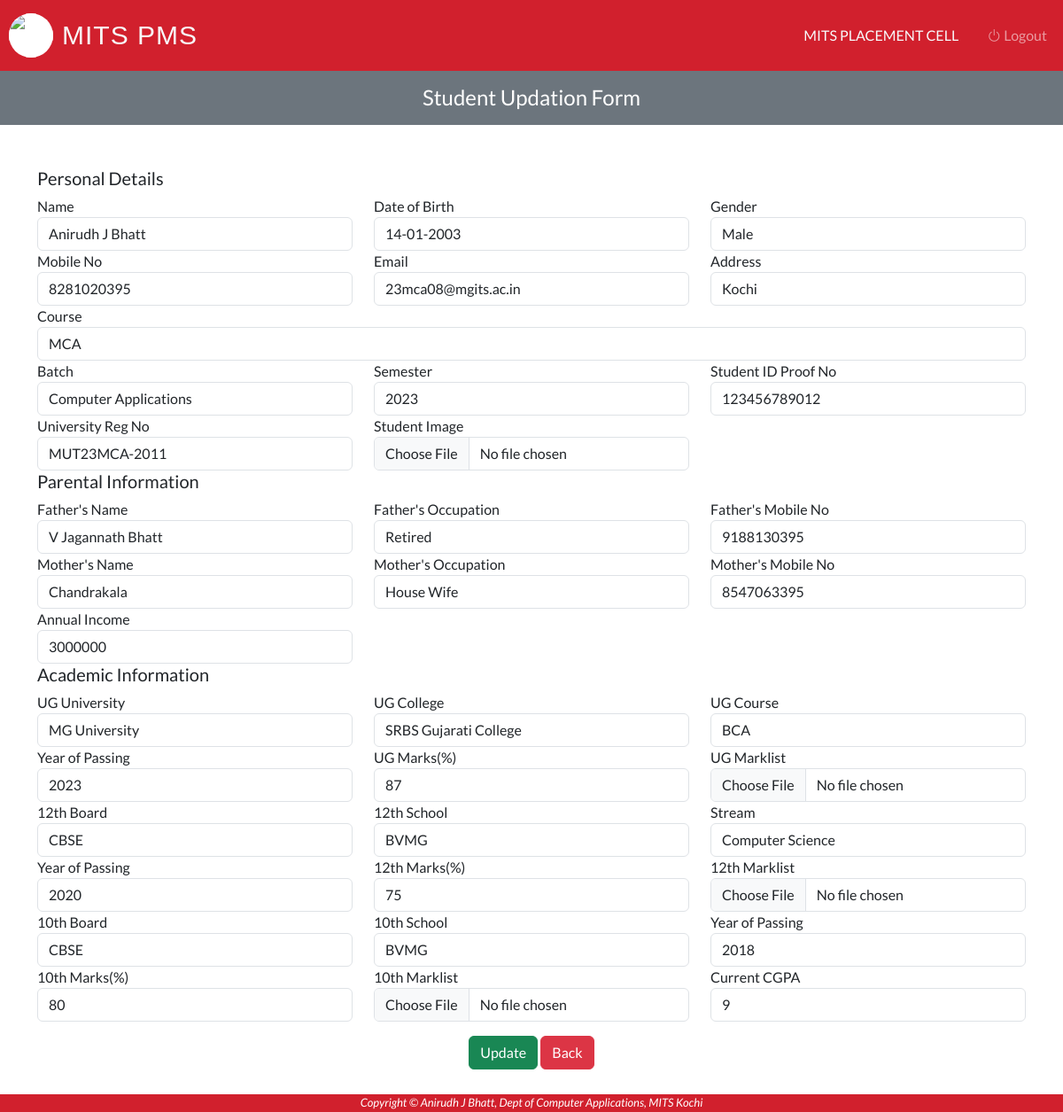
The page /Admin/update-student.php?Stud_ID=23MCA08 (signed in) on the database its author committed.
### tables this page shows
CREATE TABLE `student` (
  `Stud_ID` varchar(50) NOT NULL,
  `Stud_Name` varchar(50) NOT NULL,
  `Stud_DOB` varchar(20) NOT NULL,
  `Stud_Gender` varchar(10) NOT NULL,
  `Stud_Mob` varchar(15) NOT NULL,
  `Stud_Email` varchar(50) NOT NULL,
  `Stud_Address` varchar(250) NOT NULL,
  `Stud_Course` varchar(50) NOT NULL,
  `Stud_Batch` varchar(25) NOT NULL,
  `Stud_ID_No` varchar(15) NOT NULL,
  `Stud_Reg_No` varchar(50) NOT NULL,
  `Stud_Father_Name` varchar(50) NOT NULL,
  `Stud_Father_Occ` varchar(50) NOT NULL,
  `Stud_Father_No` varchar(11) NOT NULL,
  `Stud_Mother_Name` varchar(50) NOT NULL,
  `Stud_Mother_Occ` varchar(50) NOT NULL,
  `Stud_Mother_No` varchar(11) NOT NULL,
  `Annual_Income` int(11) NOT NULL,
  `UG_Univ` varchar(50) NOT NULL,
  `UG_College` varchar(50) NOT NULL,
  `UG_Course` varchar(50) NOT NULL,
  `YOP_UG` int(5) NOT NULL,
  `Marks_UG` double DEFAULT NULL,
  `Board_12th` varchar(25) NOT NULL,
  `School_12th` varchar(50) NOT NULL,
  `Stream_12th` varchar(50) NOT NULL,
  `YOP_12th` int(5) NOT NULL,
  `Marks_12th` double DEFAULT NULL,
  `Board_10th` varchar(25) NOT NULL,
  `School_10th` varchar(50) NOT NULL,
  `YOP_10th` int(5) NOT NULL,
  `Marks_10th` double DEFAULT NULL,
  `CGPA` double DEFAULT NULL,
  `Stud_Backlogs` int(50) NOT NULL,
  `Stud_Image` longblob NOT NULL,
  `Mark_List_10th` longblob NOT NULL,
  `Mark_List_12th` longblob NOT NULL,
  `Mark_List_UG` longblob NOT NULL,
  `Stud_Year` varchar(10) NOT NULL,
  `Stud_Placement` int(5) NOT NULL,
  `Stud_Package` int(10) NOT NULL
);

### Admin/update-student.php (the view, shortened to what this page needs)
<?php
	require_once "../connection/connection.php";
?>
<!DOCTYPE html>
<html lang="en">
<head>
</head>
<?php
    $Stud_ID = $_REQUEST['Stud_ID'];
    $query = "SELECT * FROM `student` WHERE `Stud_ID` = '$Stud_ID'";
    $run = mysqli_query($con, $query);
    $row = mysqli_fetch_array($run);
?>
<body>
    <?php include('../Common/header.php') ?>
    <div class="col-xl-12 col-lg-12 col-md-12 w-100">
		<div class="bg-secondary text-center">
			<div class="table-one flex-wrap flex-md-no-wrap pt-3 pb-2 mb-3 text-white admin-dashboard pl-3">
				<h4>Student Updation Form</h4>
			</div>
		</div>
	</div>
    <div class="container mt-5 mb-5">
        <form id="studregform" method="POST" enctype="multipart/form-data" onsubmit="return validateForm()">
            <h5>Personal Details</h5>
            <div class="row">
                <div class="col">
                    <label>Name</label>
                    <input type="text" class="form-control" value= "<?php echo $row['Stud_Name']; ?>" name="Stud_Name">
                </div>
                <div class="col">
                    <label>Date of Birth</label>
                    <input type="text" class="form-control" value = "<?php echo $row['Stud_DOB'] ?>" name="Stud_DOB">
                </div>
                <div class="col">
                    <label>Gender</label>
                    <input type="text" class="form-control" value = "<?php echo $row['Stud_Gender'] ?>" name="Stud_Gender">
                </div>
            </div>
            <div class="row">
                <div class="col">
                    <label>Mobile No</label>
                    <input type="text" class="form-control" value= "<?php echo $row['Stud_Mob']; ?>" name="Stud_Mob">
                </div>
                <div class="col">
                    <label>Email</label>
                    <input type="email" class="form-control" value= "<?php echo $row['Stud_Email']; ?>" name="Stud_Email">
                </div>
                <div class="col">
                    <label>Address</label>
                    <input type="text" class="form-control" value= "<?php echo $row['Stud_Address']; ?>" name="Stud_Address">
                </div>
            </div>
            <div class="row">
                <div class="col">
                    <label>Course</label>
                    <input type="text" class="form-control" value= "<?php echo $row['Stud_Course']; ?>" name="Stud_Course">
                </div>
            </div>
            <div class="row">
                <div class="col">
                    <label>Batch</label>
                    <input type="text" class="form-control" value= "<?php echo $row['Stud_Batch']; ?>" name="Stud_Batch">
                </div>
                <div class="col">
                    <label>Semester</label>
                    <input type="text" class="form-control" value= "<?php echo $row['Stud_Year']; ?>" name="Stud_Year">
                </div>
                <div class="col">
                    <label>Student ID Proof No</label>
                    <input type="text" class="form-control" value= "<?php echo $row['Stud_ID_No']; ?>" name="Stud_ID_No">
                </div>
            </div>
            <div class="row">
                <div class="col-sm-4">
                    <label>University Reg No</label>
                    <input type="text" class="form-control" value= "<?php echo $row['Stud_Reg_No']; ?>" name="Stud_Reg_No">
                </div>
                <div class="col-sm-4">
                    <label>Student Image</label>
                    <input type="file" class="form-control" name="Stud_Image">
                </div>
            </div>
            <h5>Parental Information</h5>
            <div class="row">
                <div class="col">
                    <label>Father's Name</label>
                    <input type="text" class="form-control" value= "<?php echo $row['Stud_Father_Name']; ?>" name="Stud_Father_Name">
                </div>
                <div class="col">
                    <label>Father's Occupation</label>
                    <input type="text" class="form-control" value= "<?php echo $row['Stud_Father_Occ']; ?>" name="Stud_Father_Occ">
                </div>
                <div class="col">
                    <label>Father's Mobile No</label>
                    <input type="text" class="form-control" value= "<?php echo $row['Stud_Father_No']; ?>" name="Stud_Father_No">
                </div>
            </div>
            <div class="row">
                <div class="col">
                    <label>Mother's Name</label>
                    <input type="text" class="form-control" value= "<?php echo $row['Stud_Mother_Name']; ?>" name="Stud_Mother_Name">
                </div>
                <div class="col">
                    <label>Mother's Occupation</label>
                    <input type="text" class="form-control" value= "<?php echo $row['Stud_Mother_Occ']; ?>" name="Stud_Mother_Occ">
                </div>
                <div class="col">
                    <label>Mother's Mobile No</label>
                    <input type="text" class="form-control" value= "<?php echo $row['Stud_Mother_No']; ?>" name="Stud_Mother_No">
                </div>
            </div>
            <div class="row">
                <div class="col-sm-4">
                    <label>Annual Income</label>
                    <input type="text" class="form-control" value= "<?php echo $row['Annual_Income']; ?>" name="Annual_Income">
                </div>
            </div>
            <h5>Academic Information</h5>
            <div id="UG">
                <div class="row">
                    <div class="col">
                        <label>UG University</label>
                        <input type="text" class="form-control" value= "<?php echo $row['UG_Univ']; ?>" name="UG_Univ">
                    </div>
                    <div class="col">
                        <label>UG College</label>
                        <input type="text" class="form-control" value= "<?php echo $row['UG_College']; ?>" name="UG_College">
                    </div>
                    <div class="col">
                        <label>UG Course</label>
                        <input type="text" class="form-control" value= "<?php echo $row['UG_Course']; ?>" name="UG_Course">
                    </div>
                </div>
                <div class="row">
                    <div class="col">
                        <label>Year of Passing</label>
                        <input type="text" class="form-control" value= "<?php echo $row['YOP_UG']; ?>" name="YOP_UG">
                    </div>
                    <div class="col">
                        <label>UG Marks(%)</label>
                        <input type="text" class="form-control" value= "<?php echo $row['Marks_UG']; ?>" name="Marks_UG">
                    </div>
                    <div class="col-sm-4">
                        <label>UG Marklist</label>
                        <input type="file" class="form-control" name="Mark_List_UG">
                    </div>
                </div>
            </div>
            <div class="row">
                <div class="col">
                    <label>12th Board</label>
                    <input type="text" class="form-control" value= "<?php echo $row['Board_12th']; ?>" name="Board_12th">
                </div>
                <div class="col">
                    <label>12th School</label>
                    <input type="text" class="form-control" value= "<?php echo $row['School_12th']; ?>" name="School_12th">
                </div>
                <div class="col">
                    <label>Stream</label>
                    <input type="text" class="form-control" value= "<?php echo $row['Stream_12th']; ?>" name="Stream_12th">
                </div>
            </div>
            <div class="row">
                <div class="col">
                    <label>Year of Passing</label>
                    <input type="text" class="form-control" value= "<?php echo $row['YOP_12th']; ?>" name="YOP_12th">
                </div>
                <div class="col">
                    <label>12th Marks(%)</label>
                    <input type="text" class="form-control" value= "<?php echo $row['Marks_12th']; ?>" name="Marks_12th">
                </div>
                <div class="col-sm-4">
                    <label>12th Marklist</label>
                    <input type="file" class="form-control" name="Mark_List_12th">
                </div>
            </div>
            <div class="row">
                <div class="col">
                    <label>10th Board</label>
                    <input type="text" class="form-control" value= "<?php echo $row['Board_10th']; ?>" name="Board_10th">
                </div>
                <div class="col">
                    <label>10th School</label>
                    <input type="text" class="form-control" value= "<?php echo $row['School_10th']; ?>" name="School_10th">
                </div>
                <div class="col">
                    <label>Year of Passing</label>
                    <input type="text" class="form-control" value= "<?php echo $row['YOP_10th']; ?>" name="YOP_10th">
                </div>
            </div>
            <div class="row">
                <div class="col">
                    <label>10th Marks(%)</label>
                    <input type="text" class="form-control" value= "<?php echo $row['Marks_10th']; ?>" name="Marks_10th">
                </div>
                <div class="col">
                    <label>10th Marklist</label>
                    <input type="file" class="form-control" name="Mark_List_10th">
                </div>
                <div class="col">
                    <label>Current CGPA</label>
                    <input type="text" class="form-control" value= "<?php echo $row['CGPA']; ?>" name="CGPA">
                </div>
            </div>
            <div class="mt-3 text-center">
                <input type="Submit" class="btn btn-success" value="Update" name="update">
                <input type="Button" class="btn btn-danger" value="Back" onClick="window.close()">
            </div>
        </form>
    </div>
    <?php include('../Common/footer.php') ?>
</body>
</html>

### Css/style.css (style rules this page uses)
body { font-family: 'Lato', sans-serif; background-color: #ffffff; }

### Admin/update-student.php (style rules this page uses)
input { margin-bottom: 15px; }

### rows shown on the page
student: Stud_Name "Anirudh J Bhatt", Stud_DOB "14-01-2003", Stud_Gender "Male", Stud_Mob "8281020395", Stud_Email "23mca08@mgits.ac.in", Stud_Address "Kochi", Stud_Course "MCA", Stud_Batch "Computer Applications", Stud_Year "2023", Stud_ID_No "123456789012", Stud_Reg_No "MUT23MCA-2011", Stud_Father_Name "V Jagannath Bhatt", Stud_Father_Occ "Retired", Stud_Father_No "9188130395", Stud_Mother_Name "Chandrakala", Stud_Mother_Occ "House Wife", Stud_Mother_No "8547063395", Annual_Income "3000000", UG_Univ "MG University", UG_College "SRBS Gujarati College", UG_Course "BCA", YOP_UG "2023", Marks_UG "87", Board_12th "CBSE", School_12th "BVMG", Stream_12th "Computer Science", YOP_12th "2020", Marks_12th "75", Board_10th "CBSE", School_10th "BVMG", YOP_10th "2018", Marks_10th "80", CGPA "9"

### other values the page prints
$username "MITS PLACEMENT CELL"
